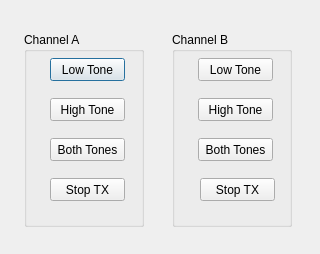
<?xml version="1.0" encoding="UTF-8"?>
<ui version="4.0">
 <class>calDialog</class>
 <widget class="QDialog" name="calDialog">
  <property name="geometry">
   <rect>
    <x>0</x>
    <y>0</y>
    <width>320</width>
    <height>254</height>
   </rect>
  </property>
  <property name="windowTitle">
   <string>Dialog</string>
  </property>
  <widget class="QGroupBox" name="groupBoxA">
   <property name="geometry">
    <rect>
     <x>24</x>
     <y>32</y>
     <width>120</width>
     <height>195</height>
    </rect>
   </property>
   <property name="title">
    <string>Channel A</string>
   </property>
   <widget class="QPushButton" name="Low_A">
    <property name="geometry">
     <rect>
      <x>26</x>
      <y>26</y>
      <width>75</width>
      <height>23</height>
     </rect>
    </property>
    <property name="text">
     <string>Low Tone</string>
    </property>
   </widget>
   <widget class="QPushButton" name="High_A">
    <property name="geometry">
     <rect>
      <x>26</x>
      <y>66</y>
      <width>75</width>
      <height>23</height>
     </rect>
    </property>
    <property name="text">
     <string>High Tone</string>
    </property>
   </widget>
   <widget class="QPushButton" name="Both_A">
    <property name="geometry">
     <rect>
      <x>26</x>
      <y>106</y>
      <width>75</width>
      <height>23</height>
     </rect>
    </property>
    <property name="text">
     <string>Both Tones</string>
    </property>
   </widget>
   <widget class="QPushButton" name="Stop_A">
    <property name="geometry">
     <rect>
      <x>26</x>
      <y>146</y>
      <width>75</width>
      <height>23</height>
     </rect>
    </property>
    <property name="text">
     <string>Stop TX</string>
    </property>
   </widget>
  </widget>
  <widget class="QGroupBox" name="groupBoxB">
   <property name="geometry">
    <rect>
     <x>172</x>
     <y>32</y>
     <width>120</width>
     <height>195</height>
    </rect>
   </property>
   <property name="title">
    <string>Channel B</string>
   </property>
   <property name="flat">
    <bool>false</bool>
   </property>
   <widget class="QPushButton" name="Low_B">
    <property name="geometry">
     <rect>
      <x>26</x>
      <y>26</y>
      <width>75</width>
      <height>23</height>
     </rect>
    </property>
    <property name="text">
     <string>Low Tone</string>
    </property>
   </widget>
   <widget class="QPushButton" name="High_B">
    <property name="geometry">
     <rect>
      <x>26</x>
      <y>66</y>
      <width>75</width>
      <height>23</height>
     </rect>
    </property>
    <property name="text">
     <string>High Tone</string>
    </property>
   </widget>
   <widget class="QPushButton" name="Both_B">
    <property name="geometry">
     <rect>
      <x>26</x>
      <y>106</y>
      <width>75</width>
      <height>23</height>
     </rect>
    </property>
    <property name="text">
     <string>Both Tones</string>
    </property>
   </widget>
   <widget class="QPushButton" name="Stop_B">
    <property name="geometry">
     <rect>
      <x>28</x>
      <y>146</y>
      <width>75</width>
      <height>23</height>
     </rect>
    </property>
    <property name="text">
     <string>Stop TX</string>
    </property>
   </widget>
  </widget>
 </widget>
 <resources/>
 <connections/>
 <slots>
  <slot>buttonClick()</slot>
 </slots>
</ui>
